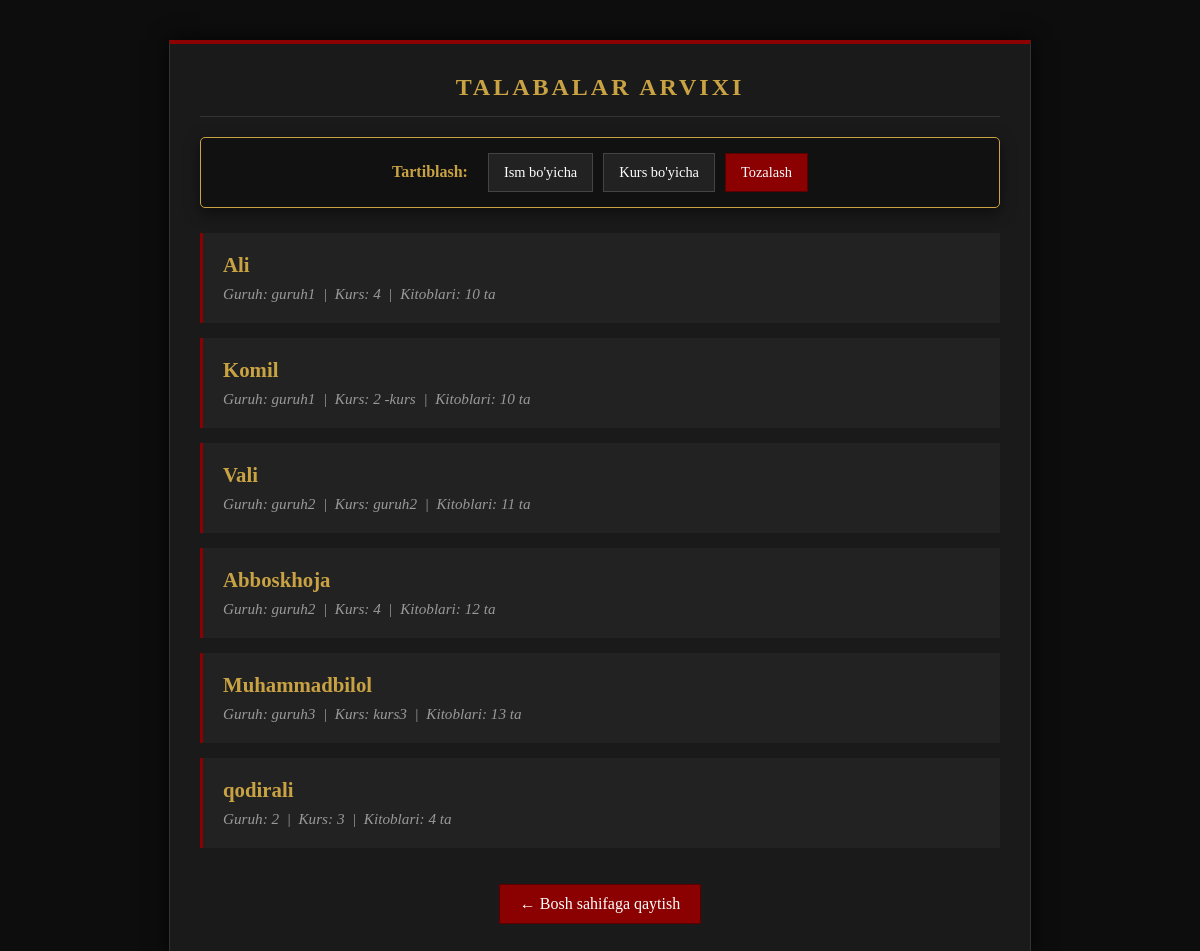
Screenshot of /talabalar/ with the database file from the repository.
### main/models.py (models this page shows, shortened)
class Talaba(models.Model):
    ism = models.CharField(max_length = 100)
    guruh = models.CharField(max_length=100)
    kurs = models.CharField(max_length=100)
    kitob_soni = models.IntegerField()
    class Meta:
        verbose_name = "Talaba"
        verbose_name_plural = "Talabar"

### main/views.py (the view, shortened to what this page needs)
# urls.py: path('talabalar/', views.barcha_talabalar, name='barcha_talabalar'),
def barcha_talabalar(request):
    talabalar = Talaba.objects.all()
    tartib = request.GET.get('tartib')
    if tartib == 'ism':
        talabalar = talabalar.order_by('ism')
    elif tartib == 'kurs':
        talabalar = talabalar.order_by('kurs')
    return render(request, 'talabalar_royxati.html', {'talabalar': talabalar})

### main/templates/talabalar_royxati.html (shortened to what this page needs)
<!DOCTYPE html>
<html lang="uz">
<head>
</head>
<body>
    <div class="container">
        <h2>Talabalar Arvixi</h2>
        <div class="sort-container">
            <span class="sort-label">Tartiblash:</span>
            <a href="?tartib=ism" class="sort-btn">Ism bo'yicha</a>
            <a href="?tartib=kurs" class="sort-btn">Kurs bo'yicha</a>
            <a href="?" class="sort-btn" style="background-color: #8b0000; border-color: #5a0000;">Tozalash</a>
        </div>
        <ul>
            {% for talaba in talabalar %}
                <li>
                    <div class="name">{{ talaba.ism }}</div>
                    <div class="details">
                        Guruh: {{ talaba.guruh }} &nbsp;|&nbsp; Kurs: {{ talaba.kurs }} &nbsp;|&nbsp; Kitoblari: {{ talaba.kitob_soni }} ta
                    </div>
                </li>
            {% empty %}
                <li style="text-align: center; border: none; color: #666;">Talabalar topilmadi.</li>
            {% endfor %}
        </ul>
        <div style="text-align: center;">
            <a href="/" class="back-btn">&#8592; Bosh sahifaga qaytish</a>
        </div>
    </div>
</body>
</html>

### main/templates/talabalar_royxati.html (style rules this page uses)
body { background-color: #0d0d0d; color: #e0e0e0; font-family: 'Georgia', serif; margin: 0; padding: 40px 20px; }
.container { max-width: 800px; margin: 0 auto; background-color: #1a1a1a; padding: 30px; border: 1px solid #333; box-shadow: 0 0 20px rgba(0, 0, 0, 0.8); border-top: 4px solid #8b0000; }
h2 { color: #c9a343; font-family: 'Times New Roman', Times, serif; text-align: center; text-transform: uppercase; letter-spacing: 3px; border-bottom: 1px solid #333; padding-bottom: 15px; margin-top: 0; }
.sort-container { background-color: #111; padding: 15px; border: 1px solid #c9a343; border-radius: 5px; margin-bottom: 25px; text-align: center; display: flex; gap: 10px; justify-content: center; align-items: center; box-shadow: 0 5px 15px rgba(0,0,0,0.5); }
.sort-label { color: #c9a343; font-weight: bold; font-family: 'Times New Roman', serif; margin-right: 10px; }
.sort-btn { padding: 10px 15px; background-color: #222; color: #fff; text-decoration: none; border: 1px solid #444; font-family: 'Georgia', serif; transition: 0.3s; font-size: 0.9em; }
ul { list-style-type: none; padding: 0; }
li { background-color: #222; margin-bottom: 15px; padding: 20px; border-left: 3px solid #8b0000; transition: all 0.3s ease; }
.name { color: #c9a343; font-size: 1.3em; font-weight: bold; }
.details { color: #999; font-size: 0.95em; margin-top: 8px; font-style: italic; }
.back-btn { display: inline-block; margin-top: 20px; padding: 10px 20px; background-color: #8b0000; color: #fff; text-decoration: none; border: 1px solid #5a0000; transition: 0.3s; font-family: 'Georgia', serif; }

### rows the page displays
Talaba: ism "Ali", guruh "guruh1", kurs "4", kitob_soni "10"
Talaba: ism "Komil", guruh "guruh1", kurs "2 -kurs", kitob_soni "10"
Talaba: ism "Vali", guruh "guruh2", kurs "guruh2", kitob_soni "11"
Talaba: ism "Abboskhoja", guruh "guruh2", kurs "4", kitob_soni "12"
Talaba: ism "Muhammadbilol", guruh "guruh3", kurs "kurs3", kitob_soni "13"
Talaba: ism "qodirali", guruh "2", kurs "3", kitob_soni "4"
